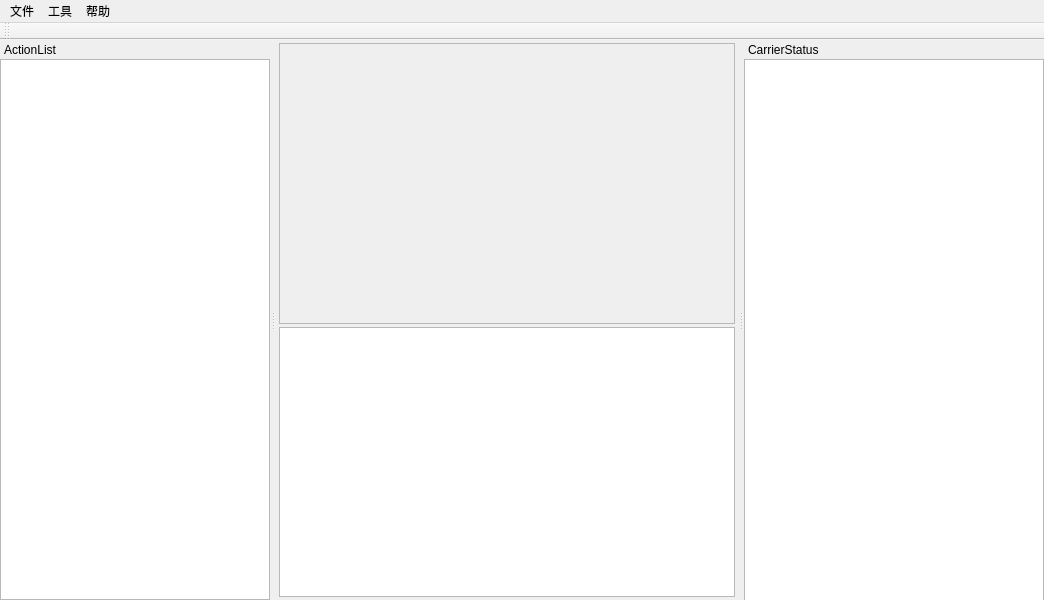
 <widget class="QMainWindow" name="MainWindow">
  <property name="geometry">
   <rect>
    <x>0</x>
    <y>0</y>
    <width>1044</width>
    <height>600</height>
   </rect>
  </property>
  <property name="sizePolicy">
   <sizepolicy hsizetype="Minimum" vsizetype="Minimum">
    <horstretch>0</horstretch>
    <verstretch>0</verstretch>
   </sizepolicy>
  </property>
  <property name="minimumSize">
   <size>
    <width>1044</width>
    <height>600</height>
   </size>
  </property>
  <property name="windowTitle">
   <string>MainWindow</string>
  </property>
  <property name="styleSheet">
   <string notr="true">/*
* The MIT License (MIT)
*
* Copyright : http://blog.csdn.net/liang19890820
*
* Author : 一去丶二三里
*
* Date : 2016/07/22
*
* Description : 黑色炫酷
*
*/

QLabel{
		color:rgb(175, 175, 175);
}

QToolBar {
		spacing:15 px;
        background: rgb(57, 58, 60);
        border: none;
}
QToolBar::item {
        padding: 5px 10px 5px 10px;
        background: transparent;
}
QToolBar::item:enabled {
        color: rgb(227, 234, 242);
}
QToolBar::item:!enabled {
        color: rgb(155, 155, 155);
}
QToolBar::item:enabled:selected {
        background: rgba(255, 255, 255, 40);
}

QDockWidget{
		color:rgb(175, 175, 175);
	    border: 1px solid rgb(57, 58, 60);
        background:rgb(57, 58, 60);
}
/**********子界面背景**********/
QWidget#customWidget {
        background: rgb(68, 69, 73);
}
QInputDialog{
		background: rgb(68, 69, 73);

}
/**********子界面中央背景**********/
QWidget#centerWidget {
        background: rgb(50, 50, 50);
}

/**********主界面样式**********/
QWidget#MainWindow {
        border: 1px solid rgb(50, 50, 50);
        background: rgb(50, 50, 50);
}

QWidget#messageWidget {
        background: rgba(68, 69, 73, 50%);
}

QWidget#loadingWidget {
        border: none;
        border-radius: 5px;
        background: rgb(50, 50, 50);
}

QWidget#remoteWidget {
        border-top-right-radius: 10px;
        border-bottom-right-radius: 10px;
        border: 1px solid rgb(45, 45, 45);
        background: rgb(50, 50, 50);
}

StyledWidget {
        qproperty-normalColor: white;
        qproperty-disableColor: gray;
        qproperty-highlightColor: rgb(0, 160, 230);
        qproperty-errorColor: red;
}

QProgressIndicator {
        qproperty-color: rgb(175, 175, 175);
}

/**********提示**********/
QToolTip{
        border: 1px solid rgb(45, 45, 45);
        background: white;
        color: black;
}

/**********菜单栏**********/
QMenuBar {
        background: rgb(57, 58, 60);
        border: none;
}
QMenuBar::item {
        padding: 5px 10px 5px 10px;
        background: transparent;
}
QMenuBar::item:enabled {
        color: rgb(227, 234, 242);
}
QMenuBar::item:!enabled {
        color: rgb(155, 155, 155);
}
QMenuBar::item:enabled:selected {
        background: rgba(255, 255, 255, 40);
}

/**********菜单**********/
QMenu {
        border: 1px solid rgb(100, 100, 100);
        background: rgb(68, 69, 73);
}
QMenu::item {
        height: 22px;
        padding: 0px 25px 0px 20px;
}
QMenu::item:enabled {
        color: rgb(225, 225, 225);
}
QMenu::item:!enabled {
        color: rgb(155, 155, 155);
}
QMenu::item:enabled:selected {
        color: rgb(230, 230, 230);
        background: rgba(255, 255, 255, 40);
}
QMenu::separator {
        height: 2px;
        background: rgb(100, 100, 100);
}
QMenu::indicator {
        width: 18px;
        height: 18px;
}
QMenu::icon {
        padding-left: 2px;
        padding-right: 2px;
}

/**********状态栏**********/
QStatusBar {
        background: rgb(57, 58, 60);
}
QStatusBar::item {
        border: none;
        border-right: 1px solid rgb(100, 100, 100);
}

/**********分组框**********/
QGroupBox {
        font-size: 15px;
        border: 1px solid rgb(80, 80, 80);
        border-radius: 4px;
        margin-top: 10px;
}
QGroupBox::title {
        color: rgb(175, 175, 175);
        top: -12px;
        left: 10px;
}

/**********页签项**********/
QTabWidget::pane {
        border: none;
        border-top: 3px solid rgb(0, 160, 230);
        background: rgb(57, 58, 60);
}
QTabWidget::tab-bar {
        border: none;
}
QTabBar::tab {
        border: none;
        border-top-left-radius: 4px;
        border-top-right-radius: 4px;
        color: rgb(175, 175, 175);
        background: rgb(255, 255, 255, 30);
        height: 28px;
        min-width: 85px;
        margin-right: 5px;
        padding-left: 5px;
        padding-right: 5px;
}
QTabBar::tab:hover {
        background: rgb(255, 255, 255, 40);
}
QTabBar::tab:selected {
        color: white;
        background: rgb(0, 160, 230);
}

QTabWidget#tabWidget::pane {
        border: 1px solid rgb(45, 45, 45);
        background: rgb(57, 58, 60);
        margin-top: -1px;
}

QTabBar#tabBar::tab {
        border: 1px solid rgb(45, 45, 45);
        border-bottom: none;
        background: transparent;
}
QTabBar#tabBar::tab:hover {
        color: white;
}
QTabBar#tabBar::tab:selected {
        color: white;
        background: rgb(57, 58, 60);
}

/**********表头**********/
QHeaderView{
        border: none;
        border-bottom: 3px solid rgb(0, 160, 230);
        background: rgb(57, 58, 60);
        min-height: 30px;
}
QHeaderView::section:vertical{
        border: none;
        color: white;
        background: transparent;
        padding-left: 5px;
}
QHeaderView::section:horizontal {
        border: none;
        color: white;
        background: transparent;
        padding-left: 5px;
}
QHeaderView::section:horizontal:hover {
        background: rgb(0, 160, 230);
}
QHeaderView::section:horizontal:pressed {
        background: rgb(0, 180, 255);
}
QHeaderView::up-arrow {
        width: 13px;
        height: 11px;
        padding-right: 5px;
        image: url(:/Black/topArrow);
        subcontrol-position: center right;
}
QHeaderView::up-arrow:hover, QHeaderView::up-arrow:pressed {
        image: url(:/Black/topArrowHover);
}
QHeaderView::down-arrow {
        width: 13px;
        height: 11px;
        padding-right: 5px;
        image: url(:/Black/bottomArrow);
        subcontrol-position: center right;
}
QHeaderView::down-arrow:hover, QHeaderView::down-arrow:pressed {
        image: url(:/Black/bottomArrowHover);
}
/**********列表**********/
QListView{
        border: 1px solid rgb(45, 45, 45);
        background: rgb(57, 58, 60);
        gridline-color: rgb(60, 60, 60);
		color: rgb(150, 150, 150);
}
QListView::item {
        padding-left: 5px;
        padding-right: 5px;
        border: none;
        background: rgb(72, 72, 74);
        border-right: 1px solid rgb(45, 45, 45);
        border-bottom: 1px solid rgb(45, 45, 45);
}
QListView::item:selected {
        background: rgba(255, 255, 255, 40);
}
QListView::item:selected:!active {
        color: white;
}
QListView::indicator {
        width: 20px;
        height: 20px;
}

/**********表格**********/
QTableView {
        border: 1px solid rgb(45, 45, 45);
        background: rgb(57, 58, 60);
        gridline-color: rgb(60, 60, 60);
		color: white;
}
QTableView QTableCornerButton::section {
     background: rgb(57, 58, 60);
}
QTableView::item {
        padding-left: 5px;
        padding-right: 5px;
        border: none;
        background: rgb(72, 72, 74);
        border-right: 1px solid rgb(45, 45, 45);
        border-bottom: 1px solid rgb(45, 45, 45);
}
QTableView::item:selected {
        background: rgba(255, 255, 255, 40);
}
QTableView::item:selected:!active {
        color: white;
}
QTableView::indicator {
        width: 20px;
        height: 20px;
}
QTableView::indicator:enabled:unchecked {
        image: url(:/Black/checkBox);
}
QTableView::indicator:enabled:unchecked:hover {
        image: url(:/Black/checkBoxHover);
}
QTableView::indicator:enabled:unchecked:pressed {
        image: url(:/Black/checkBoxPressed);
}
QTableView::indicator:enabled:checked {
        image: url(:/Black/checkBoxChecked);
}
QTableView::indicator:enabled:checked:hover {
        image: url(:/Black/checkBoxCheckedHover);
}
QTableView::indicator:enabled:checked:pressed {
        image: url(:/Black/checkBoxCheckedPressed);
}
QTableView::indicator:enabled:indeterminate {
        image: url(:/Black/checkBoxIndeterminate);
}
QTableView::indicator:enabled:indeterminate:hover {
        image: url(:/Black/checkBoxIndeterminateHover);
}
QTableView::indicator:enabled:indeterminate:pressed {
        image: url(:/Black/checkBoxIndeterminatePressed);
}

/**********滚动条-水平**********/
QScrollBar:horizontal {
        height: 20px;
        background: transparent;
        margin-top: 3px;
        margin-bottom: 3px;
}
QScrollBar::handle:horizontal {
        height: 20px;
        min-width: 30px;
        background: rgb(68, 69, 73);
        margin-left: 15px;
        margin-right: 15px;
}
QScrollBar::handle:horizontal:hover {
        background: rgb(80, 80, 80);
}
QScrollBar::sub-line:horizontal {
        width: 15px;
        background: transparent;
        image: url(:/Black/arrowLeft);
        subcontrol-position: left;
}
QScrollBar::add-line:horizontal {
        width: 15px;
        background: transparent;
        image: url(:/Black/arrowRight);
        subcontrol-position: right;
}
QScrollBar::sub-line:horizontal:hover {
        background: rgb(68, 69, 73);
}
QScrollBar::add-line:horizontal:hover {
        background: rgb(68, 69, 73);
}
QScrollBar::add-page:horizontal,QScrollBar::sub-page:horizontal {
        background: transparent;
}

/**********滚动条-垂直**********/
QScrollBar:vertical {
        width: 20px;
        background: transparent;
        margin-left: 3px;
        margin-right: 3px;
}
QScrollBar::handle:vertical {
        width: 20px;
        min-height: 30px;
        background: rgb(68, 69, 73);
        margin-top: 15px;
        margin-bottom: 15px;
}
QScrollBar::handle:vertical:hover {
        background: rgb(80, 80, 80);
}
QScrollBar::sub-line:vertical {
        height: 15px;
        background: transparent;
        image: url(:/Black/arrowTop);
        subcontrol-position: top;
}
QScrollBar::add-line:vertical {
        height: 15px;
        background: transparent;
        image: url(:/Black/arrowBottom);
        subcontrol-position: bottom;
}
QScrollBar::sub-line:vertical:hover {
        background: rgb(68, 69, 73);
}
QScrollBar::add-line:vertical:hover {
        background: rgb(68, 69, 73);
}
QScrollBar::add-page:vertical, QScrollBar::sub-page:vertical {
        background: transparent;
}

QScrollBar#verticalScrollBar:vertical {
        margin-top: 30px;
}

/**********下拉列表**********/
QComboBox {
        height: 25px;
        border-radius: 4px;
        border: 1px solid rgb(100, 100, 100);
        background: rgb(72, 72, 73);
}
QComboBox:enabled {
        color: rgb(175, 175, 175);
}
QComboBox:!enabled {
        color: rgb(155, 155, 155);
}
QComboBox:enabled:hover, QComboBox:enabled:focus {
        color: rgb(230, 230, 230);
        background: rgb(68, 69, 73);
}
QComboBox::drop-down {
        width: 20px;
        border: none;
        background: transparent;
}
QComboBox::drop-down:hover {
        background: rgba(255, 255, 255, 30);
}
QComboBox::down-arrow {
        image: url(:/Black/arrowBottom);
}
QComboBox::down-arrow:on {
        /**top: 1px;**/
}
QComboBox QAbstractItemView {
        border: 1px solid rgb(100, 100, 100);
        background: rgb(68, 69, 73);
        outline: none;
}
QComboBox QAbstractItemView::item {
        height: 25px;
        color: rgb(175, 175, 175);
}
QComboBox QAbstractItemView::item:selected {
        background: rgba(255, 255, 255, 40);
        color: rgb(230, 230, 230);
}

/**********进度条**********/
QProgressBar{
        border: none;
        text-align: center;
        color: white;
        background: rgb(48, 50, 51);
}
QProgressBar::chunk {
        background: rgb(0, 160, 230);
}

QProgressBar#progressBar {
        border: none;
        text-align: center;
        color: white;
        background-color: transparent;
        background-image: url(&quot;:/Black/progressBar&quot;);
        background-repeat: repeat-x;
}
QProgressBar#progressBar::chunk {
        border: none;
        background-color: transparent;
        background-image: url(&quot;:/Black/progressBarChunk&quot;);
        background-repeat: repeat-x;
}

/**********复选框**********/
QCheckBox{
        spacing: 5px;
}
QCheckBox:enabled{
        color: rgb(175, 175, 175);
}
QCheckBox:enabled:hover{
        color: rgb(200, 200, 200);
}
QCheckBox:!enabled{
        color: rgb(155, 155, 155);
}
QCheckBox::indicator {
        width: 20px;
        height: 20px;
}
QCheckBox::indicator:unchecked {
        image: url(:/Black/checkBox);
}
QCheckBox::indicator:unchecked:hover {
        image: url(:/Black/checkBoxHover);
}
QCheckBox::indicator:unchecked:pressed {
        image: url(:/Black/checkBoxPressed);
}
QCheckBox::indicator:checked {
        image: url(:/Black/checkBoxChecked);
}
QCheckBox::indicator:checked:hover {
        image: url(:/Black/checkBoxCheckedHover);
}
QCheckBox::indicator:checked:pressed {
        image: url(:/Black/checkBoxCheckedPressed);
}
QCheckBox::indicator:indeterminate {
        image: url(:/Black/checkBoxIndeterminate);
}
QCheckBox::indicator:indeterminate:hover {
        image: url(:/Black/checkBoxIndeterminateHover);
}
QCheckBox::indicator:indeterminate:pressed {
        image: url(:/Black/checkBoxIndeterminatePressed);
}

/**********单选框**********/
QRadioButton{
        spacing: 5px;
}
QRadioButton:enabled{
        color: rgb(175, 175, 175);
}
QRadioButton:enabled:hover{
        color: rgb(200, 200, 200);
}
QRadioButton:!enabled{
        color: rgb(155, 155, 155);
}
QRadioButton::indicator {
        width: 20px;
        height: 20px;
}
QRadioButton::indicator:unchecked {
        image: url(:/Black/radioButton);
}
QRadioButton::indicator:unchecked:hover {
        image: url(:/Black/radioButtonHover);
}
QRadioButton::indicator:unchecked:pressed {
        image: url(:/Black/radioButtonPressed);
}
QRadioButton::indicator:checked {
        image: url(:/Black/radioButtonChecked);
}
QRadioButton::indicator:checked:hover {
        image: url(:/Black/radioButtonCheckedHover);
}
QRadioButton::indicator:checked:pressed {
        image: url(:/Black/radioButtonCheckedPressed);
}

/**********输入框**********/
QLineEdit {
        border-radius: 4px;
        height: 25px;
        border: 1px solid rgb(100, 100, 100);
        background: rgb(72, 72, 73);
}
QLineEdit:enabled {
        color: rgb(175, 175, 175);
}
QLineEdit:enabled:hover, QLineEdit:enabled:focus {
        color: rgb(230, 230, 230);
}
QLineEdit:!enabled {
        color: rgb(155, 155, 155);
}

/**********文本编辑框**********/
QTextEdit {
        border: 1px solid rgb(45, 45, 45);
        color: rgb(175, 175, 175);
        background: rgb(57, 58, 60);
}

QPlainTextEdit{
        border: 1px solid rgb(45, 45, 45);
        color: rgb(175, 175, 175);
        background: rgb(57, 58, 60);
}

/**********滚动区域**********/
QScrollArea {
        border: 1px solid rgb(45, 45, 45);
        background: rgb(57, 58, 60);
}

/**********滚动区域**********/
QWidget#transparentWidget {
        background: transparent;
}

/**********微调器**********/
QSpinBox {
        border-radius: 4px;
        height: 24px;
        min-width: 40px;
        border: 1px solid rgb(100, 100, 100);
        background: rgb(68, 69, 73);
}
QSpinBox:enabled {
        color: rgb(220, 220, 220);
}
QSpinBox:enabled:hover, QLineEdit:enabled:focus {
        color: rgb(230, 230, 230);
}
QSpinBox:!enabled {
        color: rgb(65, 65, 65);
        background: transparent;
}
QSpinBox::up-button {
        width: 18px;
        height: 12px;
        border-top-right-radius: 4px;
        border-left: 1px solid rgb(100, 100, 100);
        image: url(:/Black/upButton);
        background: rgb(50, 50, 50);
}
QSpinBox::up-button:!enabled {
        border-left: 1px solid gray;
        background: transparent;
}
QSpinBox::up-button:enabled:hover {
        background: rgb(255, 255, 255, 30);
}
QSpinBox::down-button {
        width: 18px;
        height: 12px;
        border-bottom-right-radius: 4px;
        border-left: 1px solid rgb(100, 100, 100);
        image: url(:/Black/downButton);
        background: rgb(50, 50, 50);
}
QSpinBox::down-button:!enabled {
        border-left: 1px solid gray;
        background: transparent;
}
QSpinBox::down-button:enabled:hover {
        background: rgb(255, 255, 255, 30);
}


QDoubleSpinBox {
        border-radius: 4px;
        height: 24px;
        min-width: 40px;
        border: 1px solid rgb(100, 100, 100);
        background: rgb(68, 69, 73);
}
QDoubleSpinBox:enabled {
        color: rgb(220, 220, 220);
}
QDoubleSpinBox:enabled:hover, QLineEdit:enabled:focus {
        color: rgb(230, 230, 230);
}
QDoubleSpinBox:!enabled {
        color: rgb(65, 65, 65);
        background: transparent;
}
QDoubleSpinBox::up-button {
        width: 18px;
        height: 12px;
        border-top-right-radius: 4px;
        border-left: 1px solid rgb(100, 100, 100);
        image: url(:/Black/upButton);
        background: rgb(50, 50, 50);
}
QDoubleSpinBox::up-button:!enabled {
        border-left: 1px solid gray;
        background: transparent;
}
QDoubleSpinBox::up-button:enabled:hover {
        background: rgb(255, 255, 255, 30);
}
QDoubleSpinBox::down-button {
        width: 18px;
        height: 12px;
        border-bottom-right-radius: 4px;
        border-left: 1px solid rgb(100, 100, 100);
        image: url(:/Black/downButton);
        background: rgb(50, 50, 50);
}
QDoubleSpinBox::down-button:!enabled {
        border-left: 1px solid gray;
        background: transparent;
}
QDoubleSpinBox::down-button:enabled:hover {
        background: rgb(255, 255, 255, 30);
}
/**********标签**********/
QLabel#grayLabel {
        color: rgb(175, 175, 175);
}

QLabel#highlightLabel {
        color: rgb(175, 175, 175);
}

QLabel#redLabel {
        color: red;
}

QLabel#grayYaHeiLabel {
        color: rgb(175, 175, 175);
        font-size: 16px;
}

QLabel#blueLabel {
        color: rgb(0, 160, 230);
}

QLabel#listLabel {
        color: rgb(0, 160, 230);
}

QLabel#lineBlueLabel {
        background: rgb(0, 160, 230);
}

QLabel#graySeperateLabel {
        background: rgb(45, 45, 45);
}

QLabel#seperateLabel {
        background: rgb(80, 80, 80);
}

QLabel#radiusBlueLabel {
        border-radius: 15px;
        color: white;
        font-size: 16px;
        background: rgb(0, 160, 230);
}

QLabel#skinLabel[colorProperty=&quot;normal&quot;] {
        color: rgb(175, 175, 175);
}
QLabel#skinLabel[colorProperty=&quot;highlight&quot;] {
        color: rgb(0, 160, 230);
}

QLabel#informationLabel {
        qproperty-pixmap: url(:/Black/information);
}

QLabel#errorLabel {
        qproperty-pixmap: url(:/Black/error);
}

QLabel#successLabel {
        qproperty-pixmap: url(:/Black/success);
}

QLabel#questionLabel {
        qproperty-pixmap: url(:/Black/question);
}

QLabel#warningLabel {
        qproperty-pixmap: url(:/Black/warning);
}

QLabel#groupLabel {
        color: rgb(0, 160, 230);
        border: 1px solid rgb(0, 160, 230);
        font-size: 15px;
        border-top-color: transparent;
        border-right-color: transparent;
        border-left-color: transparent;
}

/**********按钮**********/
QToolButton#nsccButton{
        border: none;
        color: rgb(175, 175, 175);
        background: transparent;
        padding: 10px;
        qproperty-icon: url(:/Black/nscc);
        qproperty-iconSize: 32px 32px;
        qproperty-toolButtonStyle: ToolButtonTextUnderIcon;
}
QToolButton#nsccButton:hover{
        color: rgb(217, 218, 218);
        background: rgb(255, 255, 255, 20);
}

QToolButton#transferButton{
        border: none;
        color: rgb(175, 175, 175);
        background: transparent;
        padding: 10px;
        qproperty-icon: url(:/Black/transfer);
        qproperty-iconSize: 32px 32px;
        qproperty-toolButtonStyle: ToolButtonTextUnderIcon;
}
QToolButton#transferButton:hover{
        color: rgb(217, 218, 218);
        background: rgb(255, 255, 255, 20);
}

/**********按钮**********/
QPushButton{
        border-radius: 4px;
        border: none;
        width: 75px;
        height: 25px;
}
QPushButton:enabled {
        background: rgb(68, 69, 73);
        color: white;
}
QPushButton:!enabled {
        background: rgb(100, 100, 100);
        color: rgb(200, 200, 200);
}
QPushButton:enabled:hover{
        background: rgb(85, 85, 85);
}
QPushButton:enabled:pressed{
        background: rgb(80, 80, 80);
}

QPushButton#blueButton {
        color: white;
}
QPushButton#blueButton:enabled {
        background: rgb(0, 165, 235);
        color: white;
}
QPushButton#blueButton:!enabled {
        background: gray;
        color: rgb(200, 200, 200);
}
QPushButton#blueButton:enabled:hover {
        background: rgb(0, 180, 255);
}
QPushButton#blueButton:enabled:pressed {
        background: rgb(0, 140, 215);
}

QPushButton#selectButton {
        border: none;
        border-radius: none;
        border-left: 1px solid rgb(100, 100, 100);
        image: url(:/Black/scan);
        background: transparent;
        color: white;
}
QPushButton#selectButton:enabled:hover{
        background: rgb(85, 85, 85);
}
QPushButton#selectButton:enabled:pressed{
        background: rgb(80, 80, 80);
}

QPushButton#linkButton {
        background: transparent;
        color: rgb(0, 160, 230);
        text-align:left;
}
QPushButton#linkButton:hover {
        color: rgb(20, 185, 255);
        text-decoration: underline;
}
QPushButton#linkButton:pressed {
        color: rgb(0, 160, 230);
}

QPushButton#transparentButton {
        background: transparent;
}

/*****************标题栏按钮*******************/
QPushButton#minimizeButton {
        border-radius: none;
        border-bottom-left-radius: 4px;
        border-bottom-right-radius: 4px;
        background: rgb(50, 50, 50);
        image: url(:/Black/minimize);
}
QPushButton#minimizeButton:hover {
        background: rgb(60, 60, 60);
        image: url(:/Black/minimizeHover);
}
QPushButton#minimizeButton:pressed {
        background: rgb(55, 55, 55);
        image: url(:/Black/minimizePressed);
}

QPushButton#maximizeButton[maximizeProperty=&quot;maximize&quot;] {
        border-radius: none;
        border-bottom-left-radius: 4px;
        border-bottom-right-radius: 4px;
        background: rgb(50, 50, 50);
        image: url(:/Black/maximize);
}
QPushButton#maximizeButton[maximizeProperty=&quot;maximize&quot;]:hover {
        background: rgb(60, 60, 60);
        image: url(:/Black/maximizeHover);
}
QPushButton#maximizeButton[maximizeProperty=&quot;maximize&quot;]:pressed {
        background: rgb(55, 55, 55);
        image: url(:/Black/maximizePressed);
}

QPushButton#maximizeButton[maximizeProperty=&quot;restore&quot;] {
        border-radius: none;
        border-bottom-left-radius: 4px;
        border-bottom-right-radius: 4px;
        background: rgb(50, 50, 50);
        image: url(:/Black/restore);
}
QPushButton#maximizeButton[maximizeProperty=&quot;restore&quot;]:hover {
        background: rgb(60, 60, 60);
        image: url(:/Black/restoreHover);
}
QPushButton#maximizeButton[maximizeProperty=&quot;restore&quot;]:pressed {
        background: rgb(55, 55, 55);
        image: url(:/Black/restorePressed);
}

QPushButton#closeButton {
        border-radius: none;
        border-bottom-left-radius: 4px;
        border-bottom-right-radius: 4px;
        background: rgb(50, 50, 50);
        image: url(:/Black/close);
}
QPushButton#closeButton:hover {
        background: rgb(60, 60, 60);
        image: url(:/Black/closeHover);
}
QPushButton#closeButton:pressed {
        background: rgb(55, 55, 55);
        image: url(:/Black/closePressed);
}

QPushButton#skinButton {
        border-radius: none;
        border-bottom-left-radius: 4px;
        border-bottom-right-radius: 4px;
        background: rgb(50, 50, 50);
        image: url(:/Black/skin);
}
QPushButton#skinButton:hover {
        background: rgb(60, 60, 60);
        image: url(:/Black/skinHover);
}
QPushButton#skinButton:pressed {
        background: rgb(55, 55, 55);
        image: url(:/Black/skinPressed);
}

QPushButton#feedbackButton {
        border-radius: none;
        border-bottom-left-radius: 4px;
        border-bottom-right-radius: 4px;
        background: rgb(50, 50, 50);
        image: url(:/Black/feedback);
}
QPushButton#feedbackButton:hover {
        background: rgb(60, 60, 60);
        image: url(:/Black/feedbackHover);
}
QPushButton#feedbackButton:pressed {
        background: rgb(55, 55, 55);
        image: url(:/Black/feedbackPressed);
}

QPushButton#closeTipButton {
        border-radius: none;
        border-image: url(:/Black/close);
        background: transparent;
}
QPushButton#closeTipButton:hover {
        border-image: url(:/Black/closeHover);
}
QPushButton#closeTipButton:pressed {
        border-image: url(:/Black/closePressed);
}

QPushButton#changeSkinButton{
        border-radius: 4px;
        border: 2px solid rgb(41, 41, 41);
        background: rgb(51, 51, 51);
}
QPushButton#changeSkinButton:hover{
        border-color: rgb(45, 45, 45);
}
QPushButton#changeSkinButton:pressed, QPushButton#changeSkinButton:checked{
        border-color: rgb(0, 160, 230);
}

QPushButton#transferButton {
        padding-left: 5px;
        padding-right: 5px;
        color: white;
        background: rgb(0, 165, 235);
}
QPushButton#transferButton:hover {
        background: rgb(0, 180, 255);
}
QPushButton#transferButton:pressed {
        background: rgb(0, 140, 215);
}
QPushButton#transferButton[iconProperty=&quot;left&quot;] {
        qproperty-icon: url(:/Black/left);
}
QPushButton#transferButton[iconProperty=&quot;right&quot;] {
        qproperty-icon: url(:/Black/right);
}

QPushButton#openButton {
        border-radius: none;
        image: url(:/Black/open);
        background: transparent;
}
QPushButton#openButton:hover {
        image: url(:/Black/openHover);
}
QPushButton#openButton:pressed {
        image: url(:/Black/openPressed);
}

QPushButton#deleteButton {
        border-radius: none;
        image: url(:/Black/delete);
        background: transparent;
}
QPushButton#deleteButton:hover {
        image: url(:/Black/deleteHover);
}
QPushButton#deleteButton:pressed {
        image: url(:/Black/deletePressed);
}

QPushButton#menuButton {
        text-align: left center;
        padding-left: 3px;
        color: rgb(175, 175, 175);
        border: 1px solid rgb(100, 100, 100);
        background: rgb(72, 72, 73);
}
QPushButton#menuButton::menu-indicator{
        subcontrol-position: right center;
        subcontrol-origin: padding;
        image: url(:/Black/arrowBottom);
        padding-right: 3px;
}</string>
  </property>
  <widget class="QWidget" name="centralWidget">
   <layout class="QHBoxLayout" name="horizontalLayout">
    <property name="spacing">
     <number>3</number>
    </property>
    <property name="leftMargin">
     <number>3</number>
    </property>
    <property name="topMargin">
     <number>3</number>
    </property>
    <property name="rightMargin">
     <number>3</number>
    </property>
    <property name="bottomMargin">
     <number>3</number>
    </property>
    <item>
     <layout class="QVBoxLayout" name="verticalLayout_4">
      <item>
       <widget class="PathwayGV" name="GV_CarrierPathway">
        <property name="enabled">
         <bool>false</bool>
        </property>
       </widget>
      </item>
      <item>
       <widget class="QPlainTextEdit" name="PTE_MessageWindow">
        <property name="enabled">
         <bool>true</bool>
        </property>
        <property name="sizePolicy">
         <sizepolicy hsizetype="MinimumExpanding" vsizetype="Fixed">
          <horstretch>0</horstretch>
          <verstretch>0</verstretch>
         </sizepolicy>
        </property>
        <property name="minimumSize">
         <size>
          <width>431</width>
          <height>270</height>
         </size>
        </property>
        <property name="font">
         <font>
          <family>微软雅黑</family>
          <pointsize>11</pointsize>
         </font>
        </property>
        <property name="contextMenuPolicy">
         <enum>Qt::CustomContextMenu</enum>
        </property>
        <property name="lineWrapMode">
         <enum>QPlainTextEdit::NoWrap</enum>
        </property>
        <property name="readOnly">
         <bool>true</bool>
        </property>
       </widget>
      </item>
     </layout>
    </item>
   </layout>
  </widget>
  <widget class="QMenuBar" name="menuBar">
   <property name="geometry">
    <rect>
     <x>0</x>
     <y>0</y>
     <width>1044</width>
     <height>28</height>
    </rect>
   </property>
   <widget class="QMenu" name="MENU_file">
    <property name="title">
     <string>文件</string>
    </property>
    <addaction name="AC_file_addExistProjectFile"/>
    <addaction name="AC_file_addExistActionScriptFile"/>
    <addaction name="separator"/>
    <addaction name="AC_file_settings"/>
   </widget>
   <widget class="QMenu" name="menu">
    <property name="title">
     <string>帮助</string>
    </property>
    <addaction name="AC_help_RegesitFileRelation"/>
   </widget>
   <widget class="QMenu" name="menu_2">
    <property name="title">
     <string>工具</string>
    </property>
    <addaction name="AC_arose_casfCreator"/>
   </widget>
   <addaction name="MENU_file"/>
   <addaction name="menu_2"/>
   <addaction name="menu"/>
  </widget>
  <widget class="QToolBar" name="toolBar">
   <property name="windowTitle">
    <string>toolBar</string>
   </property>
   <property name="movable">
    <bool>true</bool>
   </property>
   <property name="allowedAreas">
    <set>Qt::TopToolBarArea</set>
   </property>
   <property name="iconSize">
    <size>
     <width>32</width>
     <height>32</height>
    </size>
   </property>
   <property name="floatable">
    <bool>false</bool>
   </property>
   <attribute name="toolBarArea">
    <enum>TopToolBarArea</enum>
   </attribute>
   <attribute name="toolBarBreak">
    <bool>false</bool>
   </attribute>
  </widget>
  <widget class="QDockWidget" name="dockWidget">
   <property name="features">
    <set>QDockWidget::DockWidgetMovable</set>
   </property>
   <property name="allowedAreas">
    <set>Qt::LeftDockWidgetArea</set>
   </property>
   <property name="windowTitle">
    <string>ActionList</string>
   </property>
   <attribute name="dockWidgetArea">
    <number>1</number>
   </attribute>
   <widget class="QWidget" name="dockWidgetContents">
    <layout class="QVBoxLayout" name="verticalLayout">
     <property name="spacing">
      <number>0</number>
     </property>
     <property name="leftMargin">
      <number>0</number>
     </property>
     <property name="topMargin">
      <number>0</number>
     </property>
     <property name="rightMargin">
      <number>0</number>
     </property>
     <property name="bottomMargin">
      <number>0</number>
     </property>
     <item>
      <widget class="QListWidget" name="LW_ActionSortcutList">
       <property name="sizePolicy">
        <sizepolicy hsizetype="Minimum" vsizetype="Expanding">
         <horstretch>0</horstretch>
         <verstretch>0</verstretch>
        </sizepolicy>
       </property>
       <property name="minimumSize">
        <size>
         <width>270</width>
         <height>353</height>
        </size>
       </property>
       <property name="font">
        <font>
         <pointsize>16</pointsize>
        </font>
       </property>
       <property name="contextMenuPolicy">
        <enum>Qt::CustomContextMenu</enum>
       </property>
      </widget>
     </item>
    </layout>
   </widget>
  </widget>
  <widget class="QDockWidget" name="dockWidget_2">
   <property name="features">
    <set>QDockWidget::NoDockWidgetFeatures</set>
   </property>
   <property name="allowedAreas">
    <set>Qt::RightDockWidgetArea</set>
   </property>
   <property name="windowTitle">
    <string>CarrierStatus</string>
   </property>
   <attribute name="dockWidgetArea">
    <number>2</number>
   </attribute>
   <widget class="QWidget" name="dockWidgetContents_2">
    <layout class="QVBoxLayout" name="verticalLayout_2" stretch="0">
     <property name="spacing">
      <number>0</number>
     </property>
     <property name="leftMargin">
      <number>0</number>
     </property>
     <property name="topMargin">
      <number>0</number>
     </property>
     <property name="rightMargin">
      <number>0</number>
     </property>
     <property name="bottomMargin">
      <number>0</number>
     </property>
     <item>
      <widget class="QTableView" name="TV_Carrier">
       <property name="enabled">
        <bool>true</bool>
       </property>
       <property name="sizePolicy">
        <sizepolicy hsizetype="Expanding" vsizetype="Expanding">
         <horstretch>0</horstretch>
         <verstretch>0</verstretch>
        </sizepolicy>
       </property>
       <property name="minimumSize">
        <size>
         <width>300</width>
         <height>551</height>
        </size>
       </property>
       <property name="maximumSize">
        <size>
         <width>99999</width>
         <height>99999</height>
        </size>
       </property>
       <property name="font">
        <font>
         <pointsize>14</pointsize>
        </font>
       </property>
       <property name="editTriggers">
        <set>QAbstractItemView::NoEditTriggers</set>
       </property>
       <property name="iconSize">
        <size>
         <width>15</width>
         <height>15</height>
        </size>
       </property>
      </widget>
     </item>
    </layout>
   </widget>
  </widget>
  <action name="AC_file_addExistActionScriptFile">
   <property name="text">
    <string>添加现有动作脚本</string>
   </property>
   <property name="font">
    <font>
     <family>Arial</family>
     <pointsize>12</pointsize>
    </font>
   </property>
  </action>
  <action name="AC_file_addExistProjectFile">
   <property name="text">
    <string>添加现有工程文件</string>
   </property>
   <property name="font">
    <font>
     <family>Arial</family>
     <pointsize>12</pointsize>
    </font>
   </property>
  </action>
  <action name="AC_help_RegesitFileRelation">
   <property name="text">
    <string>注册文件关联</string>
   </property>
   <property name="font">
    <font>
     <family>Algerian</family>
     <pointsize>12</pointsize>
    </font>
   </property>
  </action>
  <action name="action">
   <property name="text">
    <string>打开CASF-Creator</string>
   </property>
   <property name="font">
    <font>
     <family>Arial</family>
     <pointsize>12</pointsize>
    </font>
   </property>
  </action>
  <action name="AC_arose_casfCreator">
   <property name="text">
    <string>打开CASF-Creator
</string>
   </property>
   <property name="font">
    <font>
     <family>Arial</family>
     <pointsize>12</pointsize>
    </font>
   </property>
  </action>
  <action name="AC_file_settings">
   <property name="text">
    <string>设置</string>
   </property>
   <property name="font">
    <font>
     <family>Arial</family>
     <pointsize>12</pointsize>
    </font>
   </property>
  </action>
 </widget>
